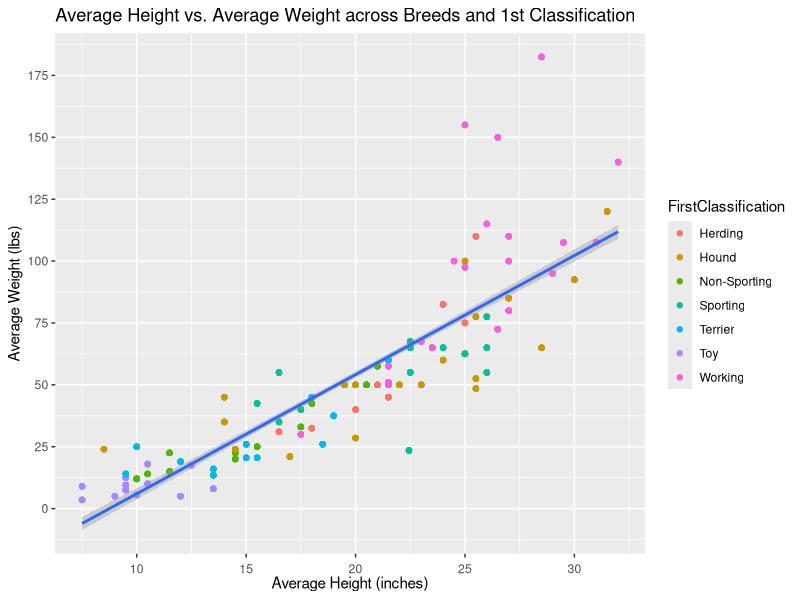
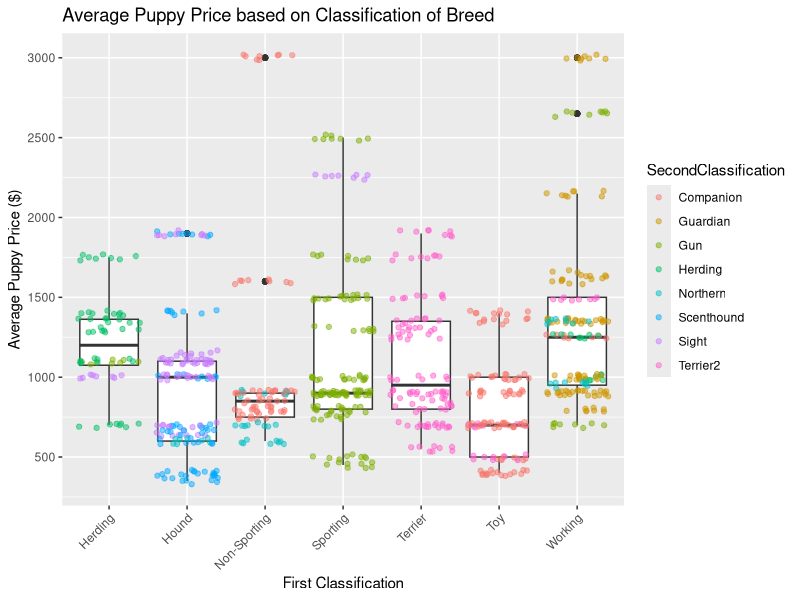
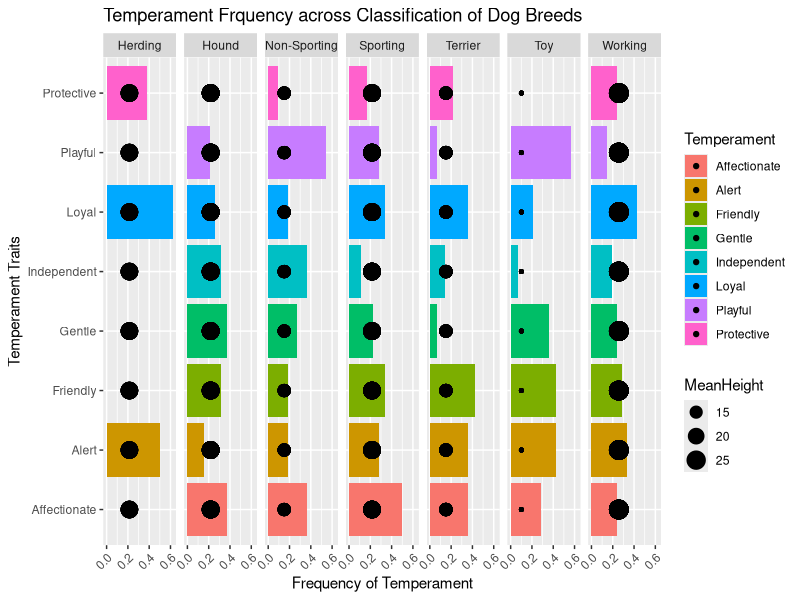

Generate these figures, in order, with R:
## ---- chunk 1
knitr::opts_chunk$set(echo = TRUE, eval = TRUE, fig.align = "center", warning = F, message = F,
tidy=TRUE, tidy.opts=list(width.cutoff=60), R.options=list(max.print=100))
## ---- chunk 2
library(tidyverse)
data1 <- read_csv("AKC_Breed_Info.csv")
data2 <- read_csv("Dog_Breed_Characteristics.csv")
## ---- chunk 3
# pivot_longer and pivot_wider will be used to reshape the datasets in the wrangling section.  
## ---- chunk 4
joined_data <- inner_join(data1, data2, by = c("Breed"="BreedName"))
joined_data %>% nrow
anti_join(data1, data2, by=c("Breed" = "BreedName")) %>% nrow
anti_join(data2, data1, by=c("BreedName" = "Breed")) %>% nrow
full_join(data1, data2, by=c("Breed" = "BreedName")) %>% nrow
## ---- chunk 5
# renaming and deleting irrelevant variables 
joined_data <- joined_data %>% mutate(Group2 = str_replace_all(Group2, "Terrier", "Terrier2")) %>%
  mutate(Group1 = str_replace_all(Group1, "[ ]", "-"))
joined_data <- joined_data %>% pivot_longer(7:8, names_to = "GroupingNumber", values_to = "GroupClassification")
joined_data <- joined_data %>% select(-AltBreedName, -MaleWtKg, -MalaysiaGuardedDog, -MalaysiaProhibitedDog, -MalaysiaPopularity, -PopularityUS2017)
joined_data <- joined_data %>% rename(LowHeightInches = height_low_inches) %>% 
  rename(HighHeightInches = height_high_inches) %>% rename(LowWeightLbs = weight_low_lbs) %>%
  rename(HighWeightLbs = weight_high_lbs) %>% rename(Temperament = Temperment) %>% 
  rename(IntelligenceRating = Intelligence)

# selecting relevant temperament 
joined_data <- joined_data %>% separate_rows(Temperament, sep = ", ") %>% 
  mutate(Indicator = 1, .after = Temperament) %>% pivot_wider(names_from = Temperament, values_from = Indicator)
joined_data <- joined_data %>% select(Breed:GroupClassification, Alert, Friendly, Affectionate, Loyal, Gentle, 
                          Independent, Protective, Playful) 

# creating indicator values for each temperament 
joined_data <- joined_data %>% mutate(Alert = ifelse(is.na(Alert), 0, Alert)) %>% 
  mutate(Friendly = ifelse(is.na(Friendly), 0, Friendly)) %>%
  mutate(Affectionate = ifelse(is.na(Affectionate), 0, Affectionate)) %>% 
  mutate(Loyal = ifelse(is.na(Loyal), 0, Loyal)) %>%
  mutate(Gentle = ifelse(is.na(Gentle), 0, Gentle)) %>% 
  mutate(Independent = ifelse(is.na(Independent), 0, Independent)) %>%
  mutate(Protective = ifelse(is.na(Protective), 0, Protective)) %>%
  mutate(Playful = ifelse(is.na(Playful), 0, Playful))

# tidying data 
joined_data <- joined_data %>% pivot_wider(names_from = GroupingNumber, values_from = GroupClassification) %>%
  mutate(FirstClassification = Group1, .after = Watchdog) %>% 
  mutate(SecondClassification = Group2, .after = FirstClassification) %>% select(-Group1, -Group2)

# editing bad data value (which was entered in centimeters instead of inches)
clean_joined_data <- joined_data %>% filter(!is.na(LowHeightInches))
vizsla_data <- clean_joined_data %>% filter(Breed == "Vizsla") %>% mutate(LowHeightInches = LowHeightInches/2.54) %>% 
  mutate(HighHeightInches = HighHeightInches/2.54)
clean_joined_data <- clean_joined_data %>% filter(Breed != "Vizsla")
clean_joined_data <- rbind(clean_joined_data, vizsla_data)

# creating a variable for average height and weight 
clean_joined_data <- clean_joined_data %>% mutate(AvgHeightInches = (LowHeightInches+HighHeightInches)/2, .after="Breed") %>% mutate(AvgWeightLbs = (LowWeightLbs+HighWeightLbs)/2, .after="HighHeightInches")

# tidying data
clean_joined_data <- clean_joined_data %>% pivot_longer(13:20, names_to = "Temperament", values_to = "Indicator")
clean_joined_data <- clean_joined_data %>% group_by(Breed, FirstClassification) %>% arrange(desc(AvgPupPrice))

# insertion of average height based on first classification into joined_data 
temp <- clean_joined_data %>% group_by(FirstClassification) %>% 
  summarize(MeanHeight = mean(AvgHeightInches, na.rm = TRUE))
clean_joined_data <- left_join(clean_joined_data, temp)
## ---- chunk 6
# Minimum, maximum, and average height across first classification of dog breed
clean_joined_data %>% group_by(FirstClassification) %>% summarize(AvgHeight = mean(AvgHeightInches, na.rm = TRUE), 
          MinHeight = min(LowHeightInches, na.rm = TRUE), 
          MaxHeight = max(HighHeightInches, na.rm = TRUE)) %>% knitr::kable()

# Minimum, maximum, and average weight across first classification of dog breed
clean_joined_data %>% group_by(FirstClassification) %>% summarize(AvgWeight = mean(AvgWeightLbs, na.rm = TRUE), 
          MinWeight = min(LowWeightLbs, na.rm = TRUE), 
          MaxWeight = max(HighWeightLbs, na.rm = TRUE)) %>% knitr::kable()

# Average puppy price across both classifications of dog breed
clean_joined_data %>% group_by(FirstClassification, SecondClassification) %>% 
  summarize(AvgPrice = mean(AvgPupPrice, na.rm = TRUE)) %>% knitr::kable()

# Standard deviation of puppy price across first classification of dog breed 
clean_joined_data %>% group_by(FirstClassification) %>% 
  summarize(StdDevPrice = sd(AvgPupPrice, na.rm = TRUE)) %>% knitr::kable()

# Average and standard deviation of intelligence ratings across first classification of dog breed
clean_joined_data %>% group_by(FirstClassification) %>% 
  summarize(AvgIntelligence = mean(IntelligenceRating, na.rm = TRUE), 
            StdDevIntelligence = sd(IntelligenceRating, na.rm = TRUE)) %>% knitr::kable()

# Average watchdog rating across both classifications of dog breed 
clean_joined_data %>% group_by(FirstClassification, SecondClassification) %>% 
  summarize(AvgWatchdogScore = mean(Watchdog, na.rm = TRUE)) %>% 
  arrange(desc(AvgWatchdogScore)) %>% knitr::kable()

# Frequency of temperament occurrence (using Indicator) across first classification of dog breeds
clean_joined_data %>% group_by(Temperament, FirstClassification) %>% summarize(Frequency = mean(Indicator)) %>% 
  arrange(desc(Frequency))
## ---- chunk 7
# Counts for each breed entry/row
clean_joined_data %>% ungroup() %>% count(Breed)

# Counts for first classification of breed
clean_joined_data %>% ungroup() %>% count(FirstClassification) %>% knitr::kable()

# Counts for second classification of breed 
clean_joined_data %>% ungroup() %>% count(SecondClassification) %>% knitr::kable()

# Counts for temperament occurrence across breeds
clean_joined_data %>% group_by(Temperament) %>% summarize(Frequency = sum(Indicator)) %>% knitr::kable()
## ---- chunk 8
# Minimum, maximum, and average height
clean_joined_data %>% ungroup() %>% summarize(AvgHeight = mean(AvgHeightInches, na.rm = TRUE), 
          MinHeight = min(LowHeightInches, na.rm = TRUE), 
          MaxHeight = max(HighHeightInches, na.rm = TRUE)) %>% knitr::kable()

# Minimum, maximum, and average weight
clean_joined_data %>% ungroup() %>% summarize(AvgWeight = mean(AvgWeightLbs, na.rm = TRUE), 
          MinWeight = min(LowWeightLbs, na.rm = TRUE), 
          MaxWeight = max(HighWeightLbs, na.rm = TRUE)) %>% knitr::kable()

# Average and standard deviation of puppy price 
clean_joined_data %>% ungroup() %>% summarize(AvgPrice = mean(AvgPupPrice, na.rm = TRUE), 
                          StdDevPrice = sd(AvgPupPrice, na.rm = TRUE)) %>% knitr::kable() 

# Average and standard deviation of intelligence ratings 
clean_joined_data %>% ungroup() %>% summarize(AvgIntelligence = mean(IntelligenceRating, na.rm = TRUE), 
            StdDevIntelligence = sd(IntelligenceRating, na.rm = TRUE)) %>% knitr::kable()

# Average watchdog rating
clean_joined_data %>% ungroup() %>% summarize(AvgWatchdogScore = mean(Watchdog, na.rm = TRUE)) %>% knitr::kable()

# Frequency of temperament occurrence (using Indicator)
clean_joined_data %>% group_by(Temperament) %>% summarize(Frequency = mean(Indicator)) %>% 
  arrange(desc(Frequency)) %>% knitr::kable()


# NA count across numerical and categorical variables (excluding AvgHeightInches and AvgWeightLbs)
joined_data %>% pivot_longer(11:18, names_to = "Temperament", values_to = "Indicator") %>%
  summarize_all(function(x) sum(is.na(x)))

## NOTE: AvgHeightInches and AvgWeightLbs were calculated and added to the joined dataset  
## after removing NAs from the height/weight columns.

# NA count for all variables after cleaning some NA values. 
clean_joined_data %>% ungroup() %>% summarize_all(function(x) sum(is.na(x)))
## ---- chunk 9
library(ggplot2)
## ---- chunk 10
# Plot 1
# Height vs. Weight  
clean_joined_data %>% ggplot(aes(x=AvgHeightInches, y = AvgWeightLbs)) + 
  geom_point(aes(color = FirstClassification)) + 
  geom_smooth(method = "lm") + 
  scale_x_continuous(breaks = seq(0,60,5)) + scale_y_continuous(breaks = seq(0,200,25)) + 
  theme(axis.text.x = element_text(hjust=0.5, vjust = -0.25)) + 
  ggtitle("Average Height vs. Average Weight across Breeds and 1st Classification") + 
  xlab("Average Height (inches)") + ylab("Average Weight (lbs)")

clean_joined_data %>% ungroup() %>% summarize(cor(AvgHeightInches, AvgWeightLbs, use = "pair"))
## ---- chunk 11
# Plot 2
# First classification vs. Pup Price 
clean_joined_data %>% ggplot(aes(x=FirstClassification, y=AvgPupPrice)) + geom_boxplot() + 
  geom_jitter(alpha = 0.5, aes(color = SecondClassification)) + 
  scale_y_continuous(breaks = seq(0, 3000, 500)) + 
  theme(axis.text.x = element_text(angle = 45, hjust=1)) + 
  ggtitle("Average Puppy Price based on Classification of Breed") + 
  xlab("First Classification") + ylab("Average Puppy Price ($)")
## ---- chunk 12
# Plot 3
# Temperament Frequency vs. First Classification 
clean_joined_data %>% ggplot(aes(x=Temperament, fill = Temperament)) + 
  geom_bar(aes(y=Indicator), stat = "summary", fun = mean) + 
  geom_point(aes(y = MeanHeight/100, size = MeanHeight)) + 
  facet_grid(~FirstClassification) + 
  theme(axis.text.x = element_text(angle = 45, hjust=1)) + 
  ggtitle("Temperament Frquency across Classification of Dog Breeds") + 
  xlab("Temperament Traits") + ylab("Frequency of Temperament") + coord_flip()
